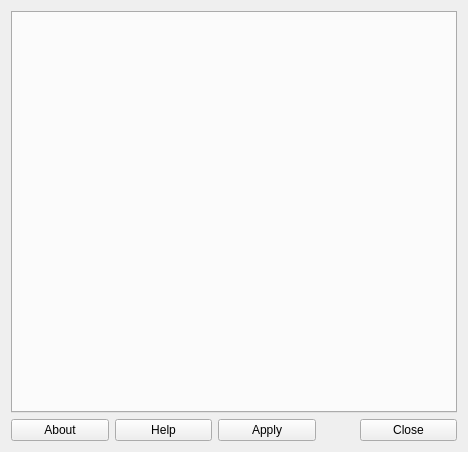
<?xml version="1.0" encoding="UTF-8"?>
<ui version="4.0">
 <class>Window</class>
 <widget class="QWidget" name="Window">
  <property name="geometry">
   <rect>
    <x>0</x>
    <y>0</y>
    <width>468</width>
    <height>452</height>
   </rect>
  </property>
  <property name="sizePolicy">
   <sizepolicy hsizetype="Expanding" vsizetype="Expanding">
    <horstretch>0</horstretch>
    <verstretch>0</verstretch>
   </sizepolicy>
  </property>
  <property name="windowTitle">
   <string>Window</string>
  </property>
  <property name="windowIcon">
   <iconset theme="terminal">
    <normaloff>.</normaloff>.</iconset>
  </property>
  <layout class="QVBoxLayout" name="verticalLayout">
   <item>
    <widget class="QTabWidget" name="tabWidget_Tabs"/>
   </item>
   <item>
    <layout class="QHBoxLayout" name="horizontalLayout">
     <item>
      <widget class="QPushButton" name="pushButton_About">
       <property name="text">
        <string>About</string>
       </property>
       <property name="icon">
        <iconset theme="help-about">
         <normaloff>.</normaloff>.</iconset>
       </property>
      </widget>
     </item>
     <item>
      <widget class="QPushButton" name="pushButton_Help">
       <property name="text">
        <string>Help</string>
       </property>
       <property name="icon">
        <iconset theme="help">
         <normaloff>.</normaloff>.</iconset>
       </property>
      </widget>
     </item>
     <item>
      <widget class="QPushButton" name="pushButton_Apply">
       <property name="toolTip">
        <string>&lt;html&gt;&lt;head/&gt;&lt;body&gt;&lt;p&gt;Applies Changes.&lt;/p&gt;&lt;/body&gt;&lt;/html&gt;</string>
       </property>
       <property name="text">
        <string>Apply</string>
       </property>
       <property name="icon">
        <iconset theme="document-save">
         <normaloff>.</normaloff>.</iconset>
       </property>
      </widget>
     </item>
     <item>
      <widget class="QLabel" name="label">
       <property name="sizePolicy">
        <sizepolicy hsizetype="Minimum" vsizetype="Minimum">
         <horstretch>0</horstretch>
         <verstretch>0</verstretch>
        </sizepolicy>
       </property>
       <property name="maximumSize">
        <size>
         <width>32</width>
         <height>32</height>
        </size>
       </property>
       <property name="text">
        <string/>
       </property>
       <property name="pixmap">
        <pixmap resource="resource.qrc">:/mx/mx.png</pixmap>
       </property>
       <property name="scaledContents">
        <bool>true</bool>
       </property>
       <property name="alignment">
        <set>Qt::AlignCenter</set>
       </property>
      </widget>
     </item>
     <item>
      <widget class="QPushButton" name="pushButton_Close">
       <property name="toolTip">
        <string>&lt;html&gt;&lt;head/&gt;&lt;body&gt;&lt;p&gt;Closes the application.&lt;/p&gt;&lt;/body&gt;&lt;/html&gt;</string>
       </property>
       <property name="text">
        <string>Close</string>
       </property>
       <property name="icon">
        <iconset theme="window-close">
         <normaloff>.</normaloff>.</iconset>
       </property>
      </widget>
     </item>
    </layout>
   </item>
  </layout>
 </widget>
 <layoutdefault spacing="6" margin="11"/>
 <resources>
  <include location="resource.qrc"/>
 </resources>
 <connections/>
</ui>
